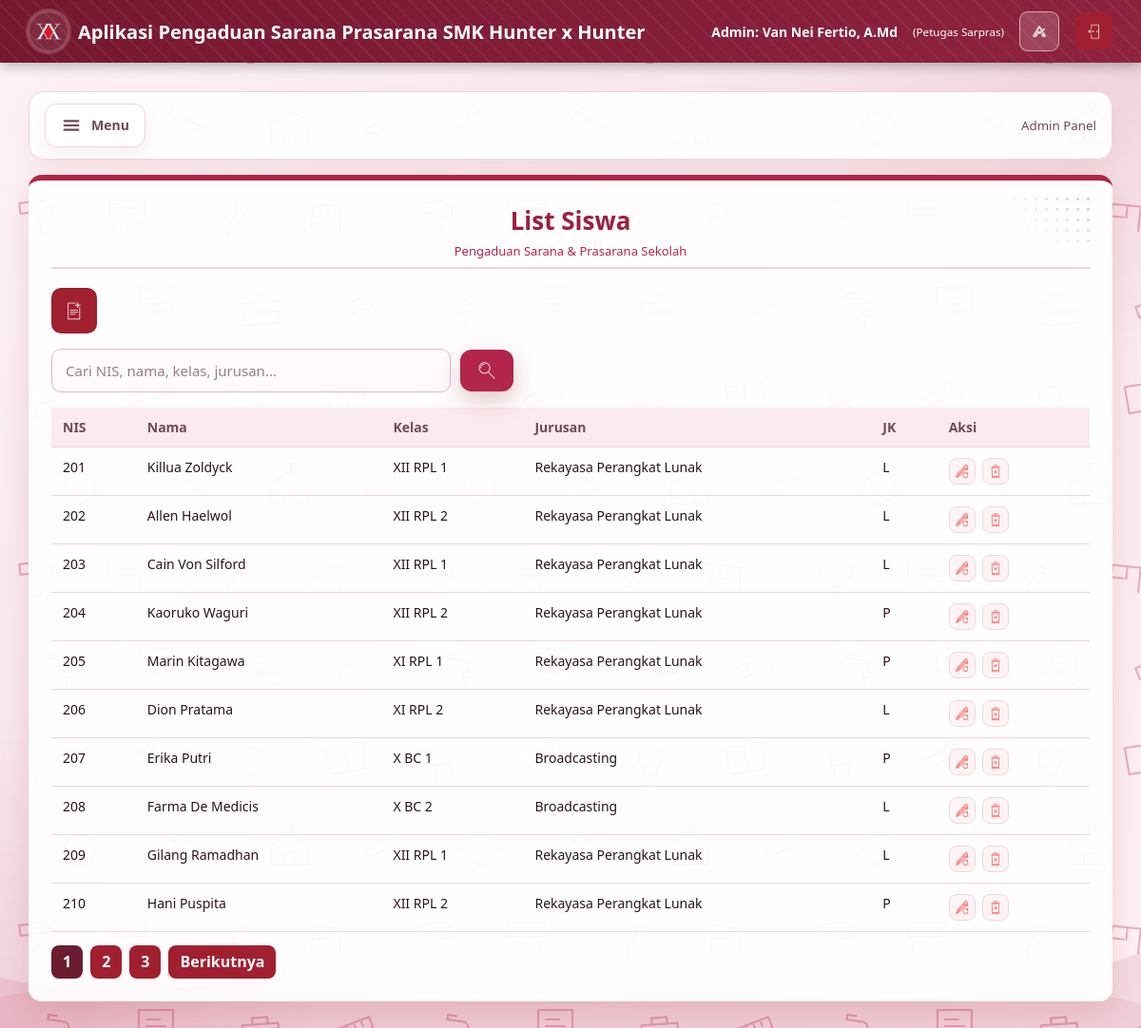
The app's page /c_list_siswa_admin.php (signed in) with its own data.
### tables this page shows
CREATE TABLE `siswa` (
  `nis` int(10) NOT NULL,
  `nama_siswa` varchar(100) NOT NULL,
  `kelas` varchar(15) NOT NULL,
  `jurusan` varchar(50) NOT NULL,
  `jenis_kelamin` enum('L','P') NOT NULL,
  `password` varchar(255) NOT NULL,
  `created_at` timestamp NOT NULL DEFAULT current_timestamp()
);

### c_list_siswa_admin.php (called while the page is built, shortened)
<?php
require_once '../MODELS/m_koneksi.php';
require_once '../MODELS/m_siswa.php';
$modelSiswa = new M_Siswa($conn);
$aksi = $_GET['aksi'] ?? 'list';
$siswaKeyword = trim($_GET['siswa_keyword'] ?? '');
$siswaPage = max(1, (int)($_GET['siswa_page'] ?? 1));
$siswaLimit = 10;
$totalSiswa = $modelSiswa->countSiswa($siswaKeyword);
$totalSiswaPages = max(1, (int)ceil($totalSiswa / $siswaLimit));
$siswaOffset = ($siswaPage - 1) * $siswaLimit;
$list_siswa = $modelSiswa->getSiswa($siswaLimit, $siswaOffset, $siswaKeyword);
$showEditForm = ($aksi === 'edit');
$showAddForm = ($aksi === 'tambah');
$nama_admin = $_SESSION['nama_admin'] ?? 'Admin';
$role_admin = $_SESSION['role_admin'] ?? 'Admin';
require_once '../VIEWS/v_list_siswa_admin.php';
?>

### m_siswa.php (called while the page is built, shortened)
<?php
class M_Siswa {
    private $db;
    public function __construct($koneksi) {
        $this->db = $koneksi;
    }
    public function countSiswa($keyword = '') {
        $keyword = mysqli_real_escape_string($this->db, $keyword);
        $query = "SELECT COUNT(*) AS total FROM siswa";
        $result = mysqli_query($this->db, $query);
        $row = mysqli_fetch_assoc($result);
        return (int)($row['total'] ?? 0);
    }
    public function getSiswa($limit = null, $offset = 0, $keyword = '') {
        $keyword = mysqli_real_escape_string($this->db, $keyword);
        $query = "SELECT * FROM siswa";
        $query .= " ORDER BY CAST(nis AS UNSIGNED) ASC, nis ASC";
        if ($limit !== null) {
            $query .= " LIMIT " . (int)$limit . " OFFSET " . (int)$offset;
        }
        $result = mysqli_query($this->db, $query);
        $data = [];
        while ($row = mysqli_fetch_assoc($result)) {
            $data[] = $row;
        }
        return $data;
    }
}
?>

### v_list_siswa_admin.php (the view, shortened to what this page needs)
<!DOCTYPE html>
<html lang="id">
<head>
    <link rel="stylesheet" href="../CSS/01-warna-dan-font.css?v=<?= @filemtime(__DIR__ . '/../CSS/01-warna-dan-font.css') ?>">
    <link rel="stylesheet" href="../CSS/02-navbar-atas.css?v=<?= @filemtime(__DIR__ . '/../CSS/02-navbar-atas.css') ?>">
    <link rel="stylesheet" href="../CSS/03-form-dan-tombol.css?v=<?= @filemtime(__DIR__ . '/../CSS/03-form-dan-tombol.css') ?>">
    <link rel="stylesheet" href="../CSS/04-tabel-dan-badge.css?v=<?= @filemtime(__DIR__ . '/../CSS/04-tabel-dan-badge.css') ?>">
    <link rel="stylesheet" href="../CSS/05-admin-dan-dashboard.css?v=<?= @filemtime(__DIR__ . '/../CSS/05-admin-dan-dashboard.css') ?>">
    <link rel="stylesheet" href="../CSS/08-responsif-dan-hiasan.css?v=<?= @filemtime(__DIR__ . '/../CSS/08-responsif-dan-hiasan.css') ?>">
</head>
<body class="dashboard-page">
    <div class="navbar">
        <div class="brand">
            <img class="logo" src="../ASSETS/logo_sekolah_temagelap.png" alt="Logo Sekolah">
            <span>Aplikasi Pengaduan Sarana Prasarana SMK Hunter x Hunter</span>
        </div>
        <div class="user-info">
            <span class="role-name">
                Admin:
                <?= htmlspecialchars($nama_admin) ?>
            </span>
            <small>
                (<?= htmlspecialchars($role_admin) ?>)
            </small>
            <button type="button" class="theme-toggle" data-theme-toggle aria-label="Ganti tema"></button>
            <a
                class="btn-logout"
                href="../CONTROLLERS/c_logout.php"
                title="Logout"
            >
                <img src="../ASSETS/logout.png" alt="Logout">
            </a>
        </div>
    </div>
    <div class="container">
        <?php if (!$showEditForm): ?>
<div class="admin-nav">
                <button type="button" class="nav-toggle" aria-label="Buka menu navigasi" aria-expanded="false" aria-controls="menu-navigasi">
                    <svg viewBox="0 0 24 24" width="22" height="22" fill="none" stroke="currentColor" stroke-width="2.4" stroke-linecap="round" aria-hidden="true"><path d="M4 7h16M4 12h16M4 17h16"/></svg>
                    <span class="nav-label">Menu</span>
                </button>
                <small>Admin Panel</small>
            </div>
        <?php endif; ?>
        <?php if ($showAddForm): ?>
            <div class="card">
                <h3>Tambah Siswa</h3>
                <form action="../CONTROLLERS/c_list_siswa_admin.php?aksi=tambah" method="POST" autocomplete="off">
                    <div class="form-group">
                        <label>NIS</label>
                        <input type="number" name="nis" placeholder="NIS" required autocomplete="off">
                    </div>
                    <div class="form-group">
                        <label>Nama Siswa</label>
                        <input type="text" name="nama_siswa" placeholder="Nama Siswa" required autocomplete="off">
                    </div>
                    <div class="form-group">
                        <label>Kelas</label>
                        <input type="text" name="kelas" placeholder="Kelas" required autocomplete="off">
                    </div>
                    <div class="form-group">
                        <label>Jurusan</label>
                        <select name="jurusan" required autocomplete="off">
                            <option value="">-- Pilih Jurusan --</option>
                            <?php foreach (M_Siswa::JURUSAN as $kode => $namaJurusan): ?>
                        <option value="<?= htmlspecialchars($namaJurusan) ?>" <?= ($pilih ?? '') === $namaJurusan ? 'selected' : '' ?>><?= htmlspecialchars($namaJurusan) ?> (<?= $kode ?>)</option>
                    <?php endforeach; ?>
                        </select>
                    </div>
                    <div class="form-group">
                        <label>Jenis Kelamin</label>
                        <select name="jenis_kelamin" required autocomplete="off">
                            <option value="L">L</option>
                            <option value="P">P</option>
                        </select>
                    </div>
                    <div class="form-group">
                        <label>Password</label>
                        <input type="password" name="password" placeholder="Password" required autocomplete="new-password">
                    </div>
                    <div style="display:flex;gap:10px;align-items:center;flex-wrap:wrap;">
                        <button type="submit" class="btn-submit" style="width:auto;min-width:180px;">Tambah Siswa</button>
                        <a href="../CONTROLLERS/c_list_siswa_admin.php" class="btn-logout" style="display:inline-flex;align-items:center;justify-content:center;width:120px;height:40px;padding:0;">Batal</a>
                    </div>
                </form>
            </div>
        <?php else: ?>
            <div class="card">
                <h3>List Siswa</h3>
                <div style="margin-bottom:16px;">
                    <a href="../CONTROLLERS/c_list_siswa_admin.php?aksi=tambah" class="btn-logout" title="Tambah Siswa" style="display:inline-flex;align-items:center;justify-content:center;width:48px;height:48px;padding:0;">
                        <img src="../ASSETS/tambah_datasiswa.png" alt="Tambah Siswa" style="width:24px;height:24px;object-fit:contain;display:block;filter:brightness(0) invert(1);">
                    </a>
                </div>
                <form method="GET" action="../CONTROLLERS/c_list_siswa_admin.php" style="margin-bottom:16px;">
                    <div style="display:flex;gap:10px;align-items:center;flex-wrap:wrap;">
                        <input
                            type="text"
                            name="siswa_keyword"
                            value="<?= htmlspecialchars($siswaKeyword ?? '') ?>"
                            placeholder="Cari NIS, nama, kelas, jurusan..."
                            style="max-width:420px;"
                            autocomplete="off"
                        >
                        <button type="submit" class="btn-submit" title="Cari" style="width:auto;padding:10px 16px;display:inline-flex;align-items:center;justify-content:center;">
                            <img src="../ASSETS/search_aspirasi.png" alt="Cari" style="width:24px;height:24px;object-fit:contain;display:block;filter:brightness(0) invert(1);">
                        </button>
                    </div>
                </form>
                <div class="table-responsive">
                    <table class="table">
                        <thead>
                            <tr>
                                <th>NIS</th>
                                <th>Nama</th>
                                <th>Kelas</th>
                                <th>Jurusan</th>
                                <th>JK</th>
                                <th>Aksi</th>
                            </tr>
                        </thead>
                        <tbody>
                            <?php if (empty($list_siswa)): ?>
                                <tr>
                                    <td
                                        colspan="6"
                                        style="text-align:center;color:var(--teks-medium);padding:20px;"
                                    >
                                        Belum ada data siswa.
                                    </td>
                                </tr>
                            <?php else: ?>
                                <?php foreach ($list_siswa as $s): ?>
                                    <tr>
                                        <td data-label="NIS">
                                            <?= htmlspecialchars($s['nis']) ?>
                                        </td>
                                        <td data-label="Nama">
                                            <?= htmlspecialchars($s['nama_siswa']) ?>
                                        </td>
                                        <td data-label="Kelas">
                                            <?= htmlspecialchars($s['kelas']) ?>
                                        </td>
                                        <td data-label="Jurusan">
                                            <?= htmlspecialchars($s['jurusan']) ?>
                                        </td>
                                        <td data-label="JK">
                                            <?= htmlspecialchars($s['jenis_kelamin']) ?>
                                        </td>
                                        <td data-label="Aksi">
                                            <a
                                                href="../CONTROLLERS/c_list_siswa_admin.php?aksi=edit&nis=<?= urlencode($s['nis']) ?>"
                                                title="Edit Siswa"
                                                style="display:inline-flex;align-items:center;justify-content:center;width:28px;height:28px;border-radius:8px;background:#fdf4f5;border:1px solid #f0d7dd;"
                                            >
                                                <img src="../ASSETS/edit_datasiswa.png" alt="Edit Siswa" style="width:18px;height:18px;object-fit:contain;display:block;">
                                            </a>
                                            <form
                                                method="POST"
                                                action="../CONTROLLERS/c_list_siswa_admin.php?aksi=hapus"
                                                onsubmit="return confirm('Hapus siswa ini?')"
                                                style="display:inline-flex;margin:0;"
                                            >
                                                <button
                                                    type="submit"
                                                    title="Hapus Siswa"
                                                    style="display:inline-flex;align-items:center;justify-content:center;width:28px;height:28px;padding:0;cursor:pointer;border-radius:8px;background:#fdf4f5;border:1px solid #f0d7dd;"
                                                >
                                                    <img src="../ASSETS/hapus_datasiswa.png" alt="Hapus Siswa" style="width:18px;height:18px;object-fit:contain;display:block;">
                                                </button>
                                            </form>
                                        </td>
                                    </tr>
                                <?php endforeach; ?>
                            <?php endif; ?>
                        </tbody>
                    </table>
                </div>
                <div class="pagination" style="margin-top:14px;display:flex;gap:8px;align-items:center;flex-wrap:wrap;">
                    <?php for ($i = 1; $i <= $totalSiswaPages; $i++): ?>
                        <a class="btn-logout" style="<?= $i === $siswaPage ? 'background:#6b1d2f;color:#fff;' : '' ?>" href="../CONTROLLERS/c_list_siswa_admin.php?siswa_page=<?= $i ?>&siswa_keyword=<?= urlencode($siswaKeyword ?? '') ?>"><?= $i ?></a>
                    <?php endfor; ?>
                    <?php if ($siswaPage < $totalSiswaPages): ?>
                        <a class="btn-logout" href="../CONTROLLERS/c_list_siswa_admin.php?siswa_page=<?= (int)($siswaPage + 1) ?>&siswa_keyword=<?= urlencode($siswaKeyword ?? '') ?>">Berikutnya</a>
                    <?php endif; ?>
                </div>
            </div>
        <?php endif; ?>
    </div>
</body>
</html>

### records on screen
siswa: nis "201", nama_siswa "Killua Zoldyck", kelas "XII RPL 1", jurusan "Rekayasa Perangkat Lunak", jenis_kelamin "L"
siswa: nis "202", nama_siswa "Allen Haelwol", kelas "XII RPL 2", jurusan "Rekayasa Perangkat Lunak", jenis_kelamin "L"
siswa: nis "203", nama_siswa "Cain Von Silford", kelas "XII RPL 1", jurusan "Rekayasa Perangkat Lunak", jenis_kelamin "L"
siswa: nis "204", nama_siswa "Kaoruko Waguri", kelas "XII RPL 2", jurusan "Rekayasa Perangkat Lunak", jenis_kelamin "P"
siswa: nis "205", nama_siswa "Marin Kitagawa", kelas "XI RPL 1", jurusan "Rekayasa Perangkat Lunak", jenis_kelamin "P"
siswa: nis "206", nama_siswa "Dion Pratama", kelas "XI RPL 2", jurusan "Rekayasa Perangkat Lunak", jenis_kelamin "L"
siswa: nis "207", nama_siswa "Erika Putri", kelas "X BC 1", jurusan "Broadcasting", jenis_kelamin "P"
siswa: nis "208", nama_siswa "Farma De Medicis", kelas "X BC 2", jurusan "Broadcasting", jenis_kelamin "L"
siswa: nis "209", nama_siswa "Gilang Ramadhan", kelas "XII RPL 1", jurusan "Rekayasa Perangkat Lunak", jenis_kelamin "L"
siswa: nis "210", nama_siswa "Hani Puspita", kelas "XII RPL 2", jurusan "Rekayasa Perangkat Lunak", jenis_kelamin "P"

### other values on screen
$nama_admin "Van Nei Fertio, A.Md"
$role_admin "Petugas Sarpras"
